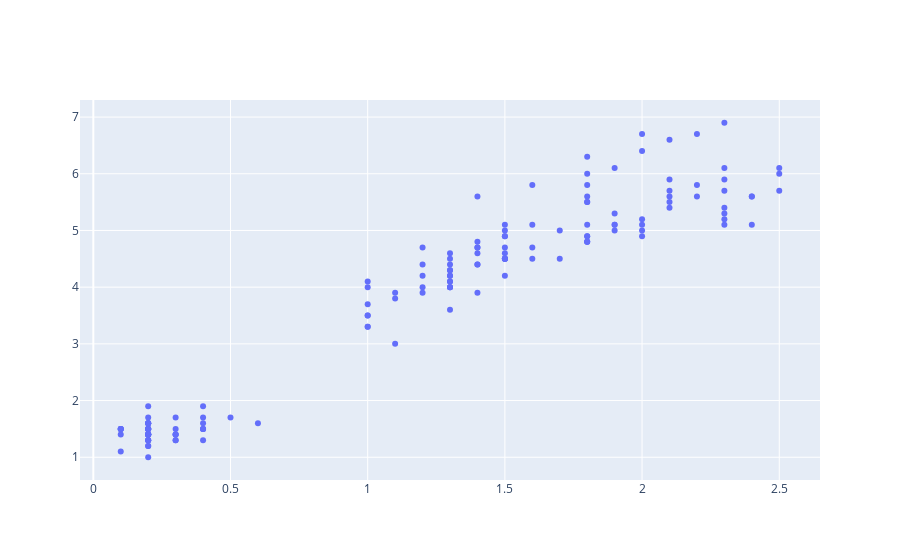

Notebook source saved alongside this figure:
### Markdown cell above
Step 1: Initialize your figure and add data to your plot. To do this, we use `add_trace(...)`. A `trace` is like a layer of data (or a graph object) to add to the figure. You can call `fig.add_trace(...)` multiple times to add multiple `traces` (say a scatter plot overlaying a bar plot).

For now, we will only add one trace, which will be a scatter plot. To make this, we will call `go.Scatter(...)` to make a scatter plot graph object. Then we will add this scatter graph object to our figure `my_fig` using `my_fig.add_trace(...)`.

### Code cell
# Step 1: make the figure
my_fig = go.Figure()

# Step 2: Add data.
scatter_graph_object = go.Scatter(x = df["petal_width"], 
                                  y = df["petal_length"],
                                  mode = "markers",
                                 )
print(f'scatter_graph_object is a {type(scatter_graph_object)}')

my_fig.add_trace(scatter_graph_object)

### Figure 1 — Plotly figure (JSON) as saved in the notebook; plotly's stock layout.template omitted (floating-point values rounded to 4 significant figures; data arrays with more than 128 entries replaced by an {"elided": "..."} marker saying what was removed)
{"data": [{"mode": "markers", "type": "scatter", "x": {"elided": "150 float values"}, "y": {"elided": "150 float values"}}], "layout": {}}
